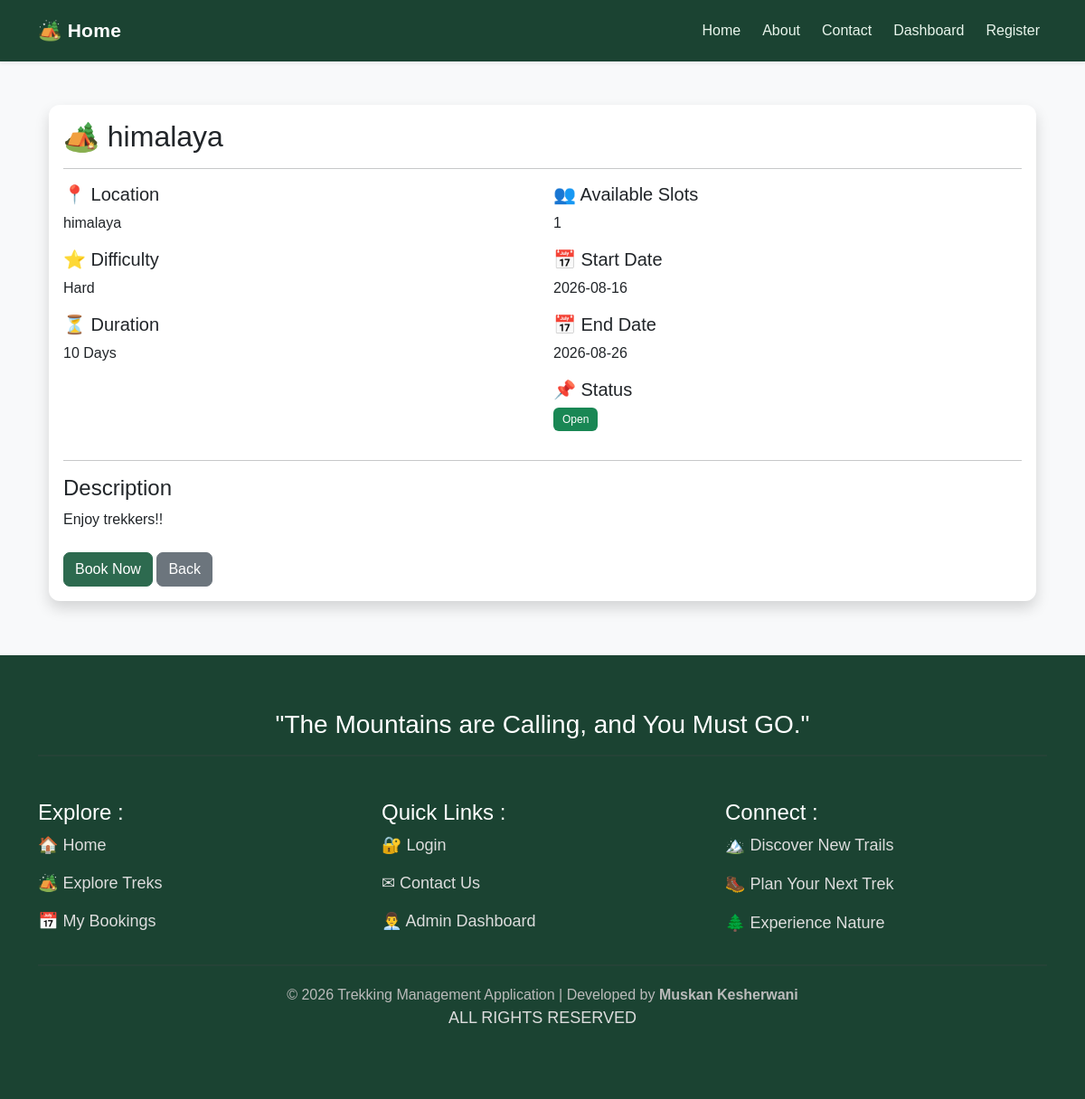
The app's page /user/trek/6 (signed in), older data.
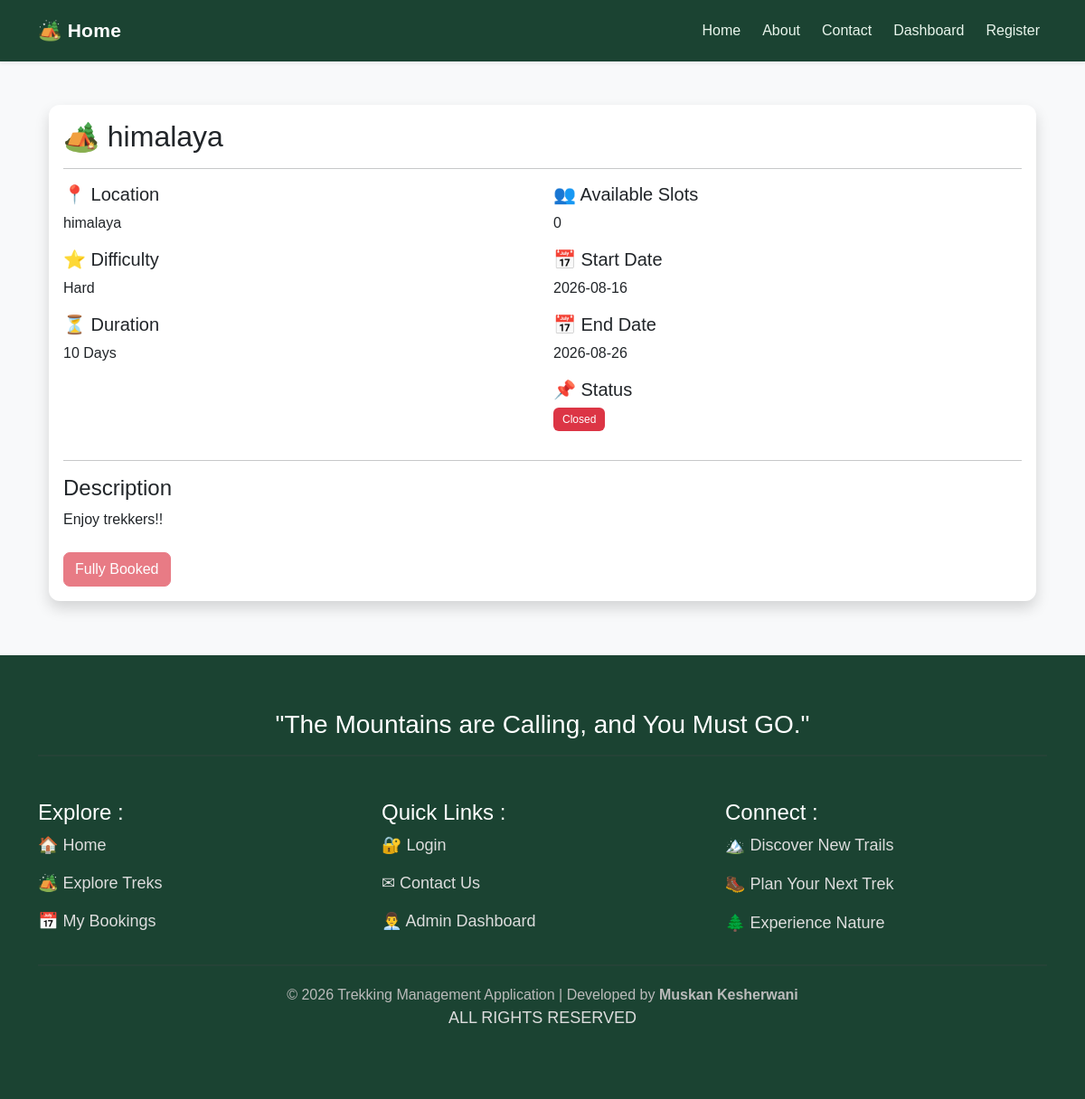
The same page, newer data.
### tables this page shows
CREATE TABLE trek (
    id INTEGER PRIMARY KEY AUTOINCREMENT,
    name TEXT NOT NULL,
    location TEXT NOT NULL,
    difficulty TEXT NOT NULL,
    duration INTEGER NOT NULL,
    available_slots INTEGER NOT NULL,
    assigned_staff_id INTEGER,
    status TEXT DEFAULT 'Pending',
    start_date TEXT NOT NULL,
    end_date TEXT NOT NULL, description TEXT,

    FOREIGN KEY (assigned_staff_id)
    REFERENCES staff(id)
);

### app.py (the view)
@app.route("/user/trek/<int:trek_id>")
@user_required
def trek_details(trek_id):
    connection = sqlite3.connect("trekking.db")
    cursor = connection.cursor()
    cursor.execute("""
    SELECT
        id,
        name,
        location,
        difficulty,
        duration,
        available_slots,
        start_date,
        end_date,
        status,
        description
    FROM trek
    WHERE id = ?
""", (trek_id,))
    trek = cursor.fetchone()
    connection.close()
    if trek is None:
        flash("Trek not found.", "danger")
        return redirect("/user/trek")
    return render_template(
        "user_trek_details.html",
        trek=trek
    )

### app.py (called while the page is built)
def user_required(f):
    @wraps(f)
    def decorated_function(*args, **kwargs):
        if session.get("role") != "user":
            return redirect("/login")
        return f(*args, **kwargs)
    return decorated_function

### templates/user_trek_details.html (shortened to what this page needs)
<!DOCTYPE html>
<html lang="en">
<head>
</head>
<body>
    {% extends "base.html" %}
    {% block content %}
    <div class="container mt-5">
        <div class="card shadow">
            <div class="card-body">
                <h2 class="mb-3">
                    🏕️ {{ trek[1] }}
                </h2>
                <hr>
                <div class="row">
                    <div class="col-md-6">
                        <h5>📍 Location</h5>
                        <p>{{ trek[2] }}</p>
                        <h5>⭐ Difficulty</h5>
                        <p>{{ trek[3] }}</p>
                        <h5>⏳ Duration</h5>
                        <p>{{ trek[4] }} Days</p>
                    </div>
                    <div class="col-md-6">
                        <h5>👥 Available Slots</h5>
                        <p>{{ trek[5] }}</p>
                        <h5>📅 Start Date</h5>
                        <p>{{ trek[6] }}</p>
                        <h5>📅 End Date</h5>
                        <p>{{ trek[7] }}</p>
                        <h5>📌 Status</h5>
                        <p>
                            {% if trek[8] == "Open" %}
                            <span class="badge bg-success">Open</span>
                            {% elif trek[8] == "Closed" %}
                            <span class="badge bg-danger">Closed</span>
                            {% else %}
                            <span class="badge bg-warning text-dark">
                                {{ trek[8] }}
                            </span>
                            {% endif %}
                        </p>
                    </div>
                </div>
                <hr>
                <h4>Description</h4>
                <p>
                    {{ trek[9] }}
                </p>
                <div class="mt-4">
                    {% if trek[8] == "Closed" or trek[5] <= 0 %} <button class="btn btn-danger" disabled>
                        Fully Booked
                        </button>
                        {% else %}
                        <a href="/user/book/{{ trek[0] }}" class="btn btn-success">
                            Book Now
                        </a>
                        <a href="/user/trek" class="btn btn-secondary">
                            Back
                        </a>
                        {% endif %}
                </div>
            </div>
        </div>
    </div>
    {% endblock %}

Row changes from the older to the newer data that the page shows:
changed trek "himalaya": available_slots "1" → "0"; status "Open" → "Closed" (drawn)
Text that changed along with them:
text no longer shown: "Open Book Now Back"
text now shown: "Closed Fully Booked"
